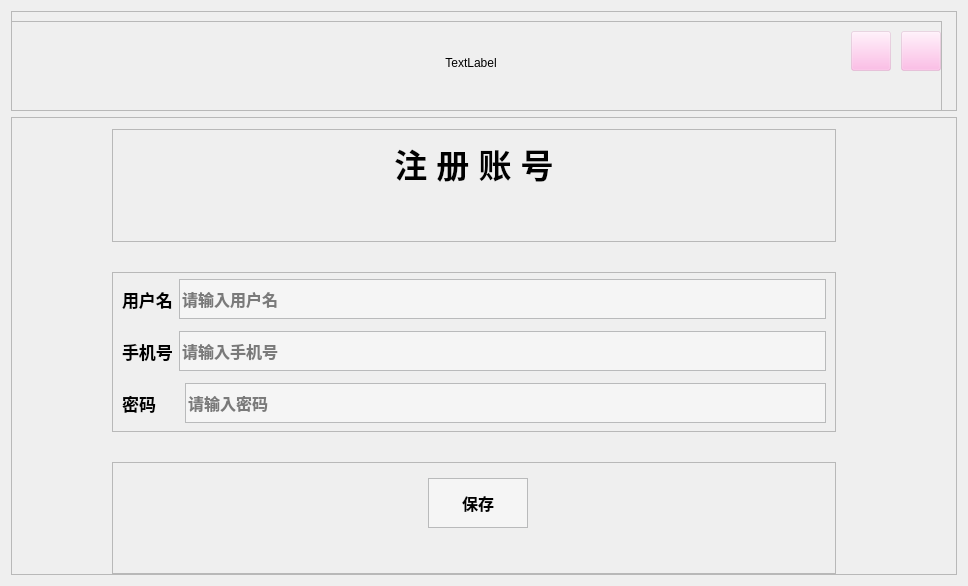
<?xml version="1.0" encoding="UTF-8"?>
<ui version="4.0">
 <class>Regist</class>
 <widget class="QWidget" name="Regist">
  <property name="geometry">
   <rect>
    <x>0</x>
    <y>0</y>
    <width>968</width>
    <height>586</height>
   </rect>
  </property>
  <property name="windowTitle">
   <string>Form</string>
  </property>
  <layout class="QVBoxLayout" name="verticalLayout_4">
   <item>
    <widget class="QFrame" name="frame_5">
     <property name="minimumSize">
      <size>
       <width>0</width>
       <height>100</height>
      </size>
     </property>
     <property name="maximumSize">
      <size>
       <width>16777215</width>
       <height>100</height>
      </size>
     </property>
     <property name="layoutDirection">
      <enum>Qt::LeftToRight</enum>
     </property>
     <property name="frameShape">
      <enum>QFrame::StyledPanel</enum>
     </property>
     <property name="frameShadow">
      <enum>QFrame::Raised</enum>
     </property>
     <widget class="QFrame" name="frame_6">
      <property name="geometry">
       <rect>
        <x>-20</x>
        <y>10</y>
        <width>951</width>
        <height>92</height>
       </rect>
      </property>
      <property name="frameShape">
       <enum>QFrame::StyledPanel</enum>
      </property>
      <property name="frameShadow">
       <enum>QFrame::Raised</enum>
      </property>
      <widget class="QPushButton" name="pushButton">
       <property name="geometry">
        <rect>
         <x>860</x>
         <y>10</y>
         <width>40</width>
         <height>40</height>
        </rect>
       </property>
       <property name="minimumSize">
        <size>
         <width>40</width>
         <height>40</height>
        </size>
       </property>
       <property name="maximumSize">
        <size>
         <width>40</width>
         <height>40</height>
        </size>
       </property>
       <property name="layoutDirection">
        <enum>Qt::LeftToRight</enum>
       </property>
       <property name="styleSheet">
        <string notr="true">QPushButton
{
	border-image: url(:/qrc/button_min);
	background-color: rgba(255, 170, 225, 60);
}

QPushButton:hover
{
	border-image: url(:/qrc/button_min_hover);
}
</string>
       </property>
       <property name="text">
        <string/>
       </property>
      </widget>
      <widget class="QPushButton" name="pushButton_2">
       <property name="geometry">
        <rect>
         <x>910</x>
         <y>10</y>
         <width>40</width>
         <height>40</height>
        </rect>
       </property>
       <property name="minimumSize">
        <size>
         <width>40</width>
         <height>40</height>
        </size>
       </property>
       <property name="maximumSize">
        <size>
         <width>40</width>
         <height>40</height>
        </size>
       </property>
       <property name="styleSheet">
        <string notr="true">QPushButton
{
	border-image: url(:/qrc/button_close);
	background-color: rgba(255, 170, 225, 60);
}

QPushButton:hover
{
	border-image: url(:/qrc/button_close_hover);
}
</string>
       </property>
       <property name="text">
        <string/>
       </property>
      </widget>
      <widget class="QLabel" name="movielabel">
       <property name="geometry">
        <rect>
         <x>440</x>
         <y>1</y>
         <width>80</width>
         <height>81</height>
        </rect>
       </property>
       <property name="minimumSize">
        <size>
         <width>80</width>
         <height>0</height>
        </size>
       </property>
       <property name="maximumSize">
        <size>
         <width>80</width>
         <height>16777215</height>
        </size>
       </property>
       <property name="baseSize">
        <size>
         <width>70</width>
         <height>0</height>
        </size>
       </property>
       <property name="text">
        <string>TextLabel</string>
       </property>
       <property name="alignment">
        <set>Qt::AlignCenter</set>
       </property>
      </widget>
     </widget>
    </widget>
   </item>
   <item>
    <widget class="QFrame" name="frame">
     <property name="frameShape">
      <enum>QFrame::StyledPanel</enum>
     </property>
     <property name="frameShadow">
      <enum>QFrame::Raised</enum>
     </property>
     <layout class="QVBoxLayout" name="verticalLayout">
      <property name="spacing">
       <number>30</number>
      </property>
      <property name="leftMargin">
       <number>100</number>
      </property>
      <property name="topMargin">
       <number>11</number>
      </property>
      <property name="rightMargin">
       <number>120</number>
      </property>
      <property name="bottomMargin">
       <number>0</number>
      </property>
      <item>
       <widget class="QFrame" name="frame_4">
        <property name="frameShape">
         <enum>QFrame::StyledPanel</enum>
        </property>
        <property name="frameShadow">
         <enum>QFrame::Raised</enum>
        </property>
        <layout class="QVBoxLayout" name="verticalLayout_3">
         <item>
          <widget class="QLabel" name="label_7">
           <property name="font">
            <font>
             <pointsize>25</pointsize>
             <weight>75</weight>
             <bold>true</bold>
            </font>
           </property>
           <property name="text">
            <string>注 册 账 号</string>
           </property>
           <property name="alignment">
            <set>Qt::AlignHCenter|Qt::AlignTop</set>
           </property>
          </widget>
         </item>
        </layout>
       </widget>
      </item>
      <item>
       <widget class="QFrame" name="frame_3">
        <property name="minimumSize">
         <size>
          <width>0</width>
          <height>160</height>
         </size>
        </property>
        <property name="maximumSize">
         <size>
          <width>16777215</width>
          <height>160</height>
         </size>
        </property>
        <property name="frameShape">
         <enum>QFrame::StyledPanel</enum>
        </property>
        <property name="frameShadow">
         <enum>QFrame::Raised</enum>
        </property>
        <layout class="QVBoxLayout" name="verticalLayout_2">
         <property name="topMargin">
          <number>0</number>
         </property>
         <property name="bottomMargin">
          <number>0</number>
         </property>
         <item>
          <layout class="QHBoxLayout" name="horizontalLayout_6">
           <item>
            <widget class="QLabel" name="label_4">
             <property name="minimumSize">
              <size>
               <width>0</width>
               <height>24</height>
              </size>
             </property>
             <property name="maximumSize">
              <size>
               <width>16777215</width>
               <height>24</height>
              </size>
             </property>
             <property name="font">
              <font>
               <family>楷体</family>
               <pointsize>13</pointsize>
               <weight>75</weight>
               <bold>true</bold>
              </font>
             </property>
             <property name="text">
              <string>用户名</string>
             </property>
            </widget>
           </item>
           <item>
            <widget class="QLineEdit" name="userEdit">
             <property name="minimumSize">
              <size>
               <width>0</width>
               <height>40</height>
              </size>
             </property>
             <property name="maximumSize">
              <size>
               <width>16777215</width>
               <height>40</height>
              </size>
             </property>
             <property name="font">
              <font>
               <pointsize>12</pointsize>
               <weight>75</weight>
               <bold>true</bold>
              </font>
             </property>
             <property name="styleSheet">
              <string notr="true">background-color: rgba(255, 255, 255,40%);
border:1px solid #b9babb;</string>
             </property>
             <property name="placeholderText">
              <string>请输入用户名</string>
             </property>
            </widget>
           </item>
          </layout>
         </item>
         <item>
          <layout class="QHBoxLayout" name="horizontalLayout_7">
           <item>
            <widget class="QLabel" name="label_5">
             <property name="minimumSize">
              <size>
               <width>0</width>
               <height>24</height>
              </size>
             </property>
             <property name="maximumSize">
              <size>
               <width>16777215</width>
               <height>24</height>
              </size>
             </property>
             <property name="font">
              <font>
               <family>楷体</family>
               <pointsize>13</pointsize>
               <weight>75</weight>
               <bold>true</bold>
              </font>
             </property>
             <property name="text">
              <string>手机号</string>
             </property>
            </widget>
           </item>
           <item>
            <widget class="QLineEdit" name="phoneEdit">
             <property name="minimumSize">
              <size>
               <width>0</width>
               <height>40</height>
              </size>
             </property>
             <property name="maximumSize">
              <size>
               <width>16777215</width>
               <height>40</height>
              </size>
             </property>
             <property name="font">
              <font>
               <pointsize>12</pointsize>
               <weight>75</weight>
               <bold>true</bold>
              </font>
             </property>
             <property name="styleSheet">
              <string notr="true">background-color: rgba(255, 255, 255, 40%);
border:1px solid #b9babb;</string>
             </property>
             <property name="placeholderText">
              <string>请输入手机号</string>
             </property>
            </widget>
           </item>
          </layout>
         </item>
         <item>
          <layout class="QHBoxLayout" name="horizontalLayout_8">
           <property name="spacing">
            <number>29</number>
           </property>
           <item>
            <widget class="QLabel" name="label_6">
             <property name="minimumSize">
              <size>
               <width>0</width>
               <height>24</height>
              </size>
             </property>
             <property name="maximumSize">
              <size>
               <width>16777215</width>
               <height>24</height>
              </size>
             </property>
             <property name="font">
              <font>
               <family>楷体</family>
               <pointsize>13</pointsize>
               <weight>75</weight>
               <bold>true</bold>
              </font>
             </property>
             <property name="text">
              <string>密码</string>
             </property>
             <property name="alignment">
              <set>Qt::AlignCenter</set>
             </property>
            </widget>
           </item>
           <item>
            <widget class="QLineEdit" name="passwardEdit">
             <property name="minimumSize">
              <size>
               <width>0</width>
               <height>40</height>
              </size>
             </property>
             <property name="maximumSize">
              <size>
               <width>16777215</width>
               <height>40</height>
              </size>
             </property>
             <property name="font">
              <font>
               <pointsize>12</pointsize>
               <weight>75</weight>
               <bold>true</bold>
              </font>
             </property>
             <property name="styleSheet">
              <string notr="true">background-color: rgba(255, 255, 255, 40%);
border:1px solid #b9babb;</string>
             </property>
             <property name="placeholderText">
              <string>请输入密码</string>
             </property>
            </widget>
           </item>
          </layout>
         </item>
        </layout>
       </widget>
      </item>
      <item>
       <widget class="QFrame" name="frame_2">
        <property name="frameShape">
         <enum>QFrame::StyledPanel</enum>
        </property>
        <property name="frameShadow">
         <enum>QFrame::Raised</enum>
        </property>
        <layout class="QHBoxLayout" name="horizontalLayout_4">
         <property name="topMargin">
          <number>0</number>
         </property>
         <property name="rightMargin">
          <number>0</number>
         </property>
         <property name="bottomMargin">
          <number>30</number>
         </property>
         <item>
          <widget class="QPushButton" name="saveRegist">
           <property name="minimumSize">
            <size>
             <width>100</width>
             <height>50</height>
            </size>
           </property>
           <property name="maximumSize">
            <size>
             <width>100</width>
             <height>50</height>
            </size>
           </property>
           <property name="font">
            <font>
             <pointsize>12</pointsize>
             <weight>75</weight>
             <bold>true</bold>
            </font>
           </property>
           <property name="styleSheet">
            <string notr="true">background-color: rgba(255, 255, 255, 40%);
border:1px solid #b9babb;</string>
           </property>
           <property name="text">
            <string>保存</string>
           </property>
          </widget>
         </item>
        </layout>
       </widget>
      </item>
     </layout>
    </widget>
   </item>
  </layout>
 </widget>
 <resources/>
 <connections/>
</ui>
